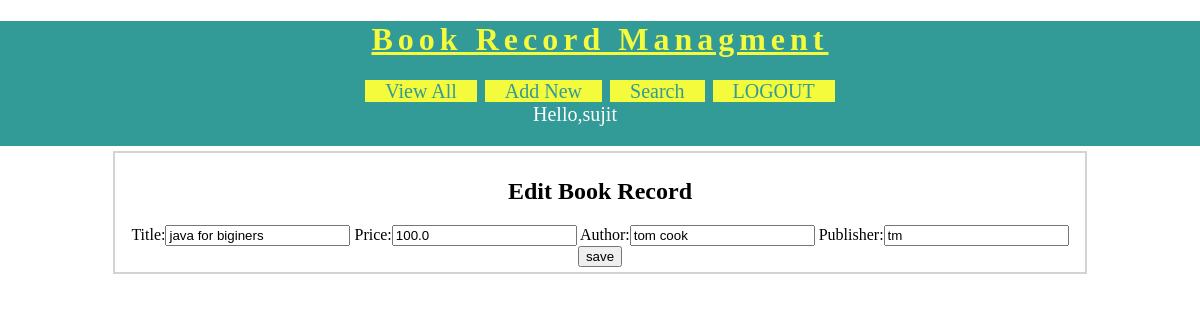
Screenshot of /edit-book?bookid=3 (signed in) with the database file from the repository.
### brmapp/models.py (models this page shows)
class Book(models.Model):
    title=models.CharField(max_length=50)
    price=models.FloatField()
    author=models.CharField(max_length=50)
    publisher=models.CharField(max_length=50)

### brmapp/views.py (the view)
# urls.py: path('edit-book',views.editbook),
@login_required(login_url='/userlogin')
def editbook(request):
   book=models.Book.objects.get(id=request.GET['bookid'])
   fields={'title':book.title,'price':book.price,'author':book.author,'publisher':book.publisher}
   form=NewBookFrom(initial=fields)
   res=render(request,'edit-book.html',{'form':form,'book':book})
   return res

### brmapp/forms.py
class NewBookFrom(forms.Form):
 title=forms.CharField(label='Title',max_length=50)
 price=forms.FloatField(label='Price')
 author=forms.CharField(label='Author', max_length=50)
 publisher=forms.CharField(label='Publisher' ,max_length=50)

### templates/edit-book.html (shortened to what this page needs)
{%load static%}
<!DOCTYPE html>
<html lang="en" dir="ltr">
  <head>
    <link rel="stylesheet" href="{%static 'brmstyle.css'%}">
  </head>
  <body>
    <div id="header">
      <h1>Book Record Managment</h1>
      <div id="nav">
        <a href="view-books">View All</a>
        <a href="new-book">Add New</a>
        <a href="search-book">Search</a>
        <a href="userlogout">LOGOUT</a>
      </div>
      <div id="hello">Hello,{{request.session.username}}</div>
    </div>
    <div id="main">
      <h2>Edit  Book Record</h2>
      <form  action="/edit" method="post">
         {{form}}
         <input type="submit" name="" value="save">
      </form>
      </div>
  </body>
</html>

### assets/brmstyle.css (style rules this page uses)
body { background-color: white; margin: 0px; font-family: Cambria, Cochin, Georgia, Times, 'Times New Roman', serif; }
#header { background-color:#329A97; padding-bottom: 20px; text-align: center; }
#header h1 { text-align: center; color: #F4FA3C; letter-spacing: 5px; text-decoration: underline; }
#nav { width: 60%; margin: auto; }
#nav a { background-color: #F4FA3C; width: 150px; border: solid 2px #329A97; text-decoration: none; font-size: 20px; color: #329A97; padding-left: 20px; padding-right: 20px; }
#main { margin: auto; border: solid 2px lightgray; width: 80%; padding: 5px; margin-top: 5px; }
#main form,#main h2 { text-align: center; }
#hello { text-align: center; margin-right: 50px; font-size: 20px; color: white; }

### rows the page displays
Book: title "java for biginers", price "100.0", author "tom cook", publisher "tm"

### other values shown
{{ request.session.username }} "sujit"
